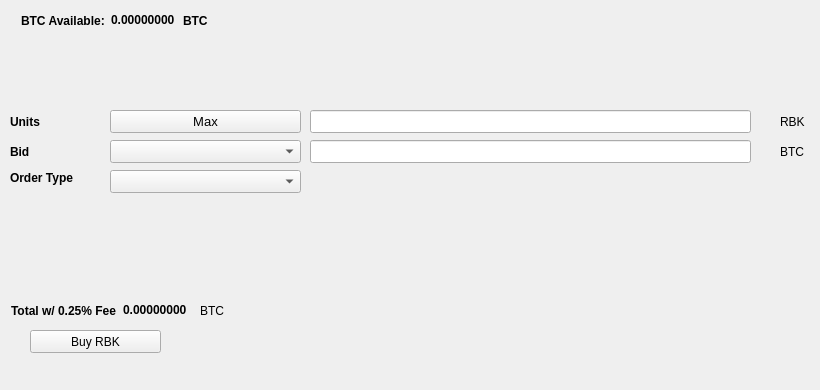
   <widget class="QWidget" name="BuyTab">
    <attribute name="title">
     <string>Buy</string>
    </attribute>
    <widget class="QPushButton" name="BuyRBK">
     <property name="geometry">
      <rect>
       <x>30</x>
       <y>330</y>
       <width>131</width>
       <height>23</height>
      </rect>
     </property>
     <property name="text">
      <string>Buy RBK</string>
     </property>
     <property name="icon">
      <iconset resource="../rubika.qrc">
       <normaloff>:/icons/bitcoin</normaloff>:/icons/bitcoin</iconset>
     </property>
    </widget>
    <widget class="QLabel" name="label_3">
     <property name="geometry">
      <rect>
       <x>10</x>
       <y>110</y>
       <width>46</width>
       <height>23</height>
      </rect>
     </property>
     <property name="font">
      <font>
       <weight>75</weight>
       <bold>true</bold>
      </font>
     </property>
     <property name="text">
      <string>Units</string>
     </property>
    </widget>
    <widget class="QLineEdit" name="UnitsInput">
     <property name="geometry">
      <rect>
       <x>310</x>
       <y>110</y>
       <width>441</width>
       <height>23</height>
      </rect>
     </property>
     <property name="font">
      <font>
       <pointsize>9</pointsize>
       <weight>75</weight>
       <bold>true</bold>
      </font>
     </property>
    </widget>
    <widget class="QLineEdit" name="BuyBidPriceEdit">
     <property name="geometry">
      <rect>
       <x>310</x>
       <y>140</y>
       <width>441</width>
       <height>23</height>
      </rect>
     </property>
     <property name="font">
      <font>
       <pointsize>9</pointsize>
       <weight>75</weight>
       <bold>true</bold>
      </font>
     </property>
    </widget>
    <widget class="QLabel" name="label_4">
     <property name="geometry">
      <rect>
       <x>780</x>
       <y>110</y>
       <width>31</width>
       <height>23</height>
      </rect>
     </property>
     <property name="text">
      <string>RBK</string>
     </property>
    </widget>
    <widget class="QLabel" name="label_5">
     <property name="geometry">
      <rect>
       <x>780</x>
       <y>140</y>
       <width>31</width>
       <height>23</height>
      </rect>
     </property>
     <property name="text">
      <string>BTC</string>
     </property>
    </widget>
    <widget class="QLabel" name="label_6">
     <property name="geometry">
      <rect>
       <x>10</x>
       <y>140</y>
       <width>46</width>
       <height>23</height>
      </rect>
     </property>
     <property name="font">
      <font>
       <weight>75</weight>
       <bold>true</bold>
      </font>
     </property>
     <property name="text">
      <string>Bid</string>
     </property>
    </widget>
    <widget class="QLabel" name="label_7">
     <property name="geometry">
      <rect>
       <x>10</x>
       <y>170</y>
       <width>91</width>
       <height>16</height>
      </rect>
     </property>
     <property name="font">
      <font>
       <weight>75</weight>
       <bold>true</bold>
      </font>
     </property>
     <property name="text">
      <string>Order Type</string>
     </property>
    </widget>
    <widget class="QPushButton" name="Buy_Max_Amount">
     <property name="geometry">
      <rect>
       <x>110</x>
       <y>110</y>
       <width>191</width>
       <height>23</height>
      </rect>
     </property>
     <property name="font">
      <font>
       <pointsize>10</pointsize>
      </font>
     </property>
     <property name="text">
      <string>Max</string>
     </property>
    </widget>
    <widget class="QComboBox" name="BuyBidcomboBox">
     <property name="geometry">
      <rect>
       <x>110</x>
       <y>140</y>
       <width>191</width>
       <height>23</height>
      </rect>
     </property>
     <property name="font">
      <font>
       <pointsize>10</pointsize>
      </font>
     </property>
    </widget>
    <widget class="QComboBox" name="buyOrdertypeCombo">
     <property name="geometry">
      <rect>
       <x>110</x>
       <y>170</y>
       <width>191</width>
       <height>23</height>
      </rect>
     </property>
     <property name="font">
      <font>
       <pointsize>10</pointsize>
      </font>
     </property>
    </widget>
    <widget class="QWidget" name="layoutWidget1">
     <property name="geometry">
      <rect>
       <x>21</x>
       <y>11</y>
       <width>227</width>
       <height>19</height>
      </rect>
     </property>
     <layout class="QHBoxLayout" name="horizontalLayout_3">
      <item>
       <widget class="QLabel" name="label232">
        <property name="font">
         <font>
          <weight>75</weight>
          <bold>true</bold>
         </font>
        </property>
        <property name="text">
         <string>BTC Available:</string>
        </property>
       </widget>
      </item>
      <item>
       <widget class="QLabel" name="BtcAvailableLbl">
        <property name="palette">
         <palette>
          <active>
           <colorrole role="WindowText">
            <brush brushstyle="SolidPattern">
             <color alpha="255">
              <red>0</red>
              <green>0</green>
              <blue>0</blue>
             </color>
            </brush>
           </colorrole>
           <colorrole role="Button">
            <brush brushstyle="SolidPattern">
             <color alpha="255">
              <red>0</red>
              <green>170</green>
              <blue>0</blue>
             </color>
            </brush>
           </colorrole>
           <colorrole role="Light">
            <brush brushstyle="SolidPattern">
             <color alpha="255">
              <red>0</red>
              <green>255</green>
              <blue>0</blue>
             </color>
            </brush>
           </colorrole>
           <colorrole role="Midlight">
            <brush brushstyle="SolidPattern">
             <color alpha="255">
              <red>0</red>
              <green>212</green>
              <blue>0</blue>
             </color>
            </brush>
           </colorrole>
           <colorrole role="Dark">
            <brush brushstyle="SolidPattern">
             <color alpha="255">
              <red>0</red>
              <green>85</green>
              <blue>0</blue>
             </color>
            </brush>
           </colorrole>
           <colorrole role="Mid">
            <brush brushstyle="SolidPattern">
             <color alpha="255">
              <red>0</red>
              <green>113</green>
              <blue>0</blue>
             </color>
            </brush>
           </colorrole>
           <colorrole role="Text">
            <brush brushstyle="SolidPattern">
             <color alpha="255">
              <red>0</red>
              <green>170</green>
              <blue>0</blue>
             </color>
            </brush>
           </colorrole>
           <colorrole role="BrightText">
            <brush brushstyle="SolidPattern">
             <color alpha="255">
              <red>255</red>
              <green>255</green>
              <blue>255</blue>
             </color>
            </brush>
           </colorrole>
           <colorrole role="ButtonText">
            <brush brushstyle="SolidPattern">
             <color alpha="255">
              <red>0</red>
              <green>0</green>
              <blue>0</blue>
             </color>
            </brush>
           </colorrole>
           <colorrole role="Base">
            <brush brushstyle="SolidPattern">
             <color alpha="255">
              <red>255</red>
              <green>255</green>
              <blue>255</blue>
             </color>
            </brush>
           </colorrole>
           <colorrole role="Window">
            <brush brushstyle="SolidPattern">
             <color alpha="255">
              <red>0</red>
              <green>170</green>
              <blue>0</blue>
             </color>
            </brush>
           </colorrole>
           <colorrole role="Shadow">
            <brush brushstyle="SolidPattern">
             <color alpha="255">
              <red>0</red>
              <green>0</green>
              <blue>0</blue>
             </color>
            </brush>
           </colorrole>
           <colorrole role="AlternateBase">
            <brush brushstyle="SolidPattern">
             <color alpha="255">
              <red>127</red>
              <green>212</green>
              <blue>127</blue>
             </color>
            </brush>
           </colorrole>
           <colorrole role="ToolTipBase">
            <brush brushstyle="SolidPattern">
             <color alpha="255">
              <red>255</red>
              <green>255</green>
              <blue>220</blue>
             </color>
            </brush>
           </colorrole>
           <colorrole role="ToolTipText">
            <brush brushstyle="SolidPattern">
             <color alpha="255">
              <red>0</red>
              <green>0</green>
              <blue>0</blue>
             </color>
            </brush>
           </colorrole>
          </active>
          <inactive>
           <colorrole role="WindowText">
            <brush brushstyle="SolidPattern">
             <color alpha="255">
              <red>0</red>
              <green>0</green>
              <blue>0</blue>
             </color>
            </brush>
           </colorrole>
           <colorrole role="Button">
            <brush brushstyle="SolidPattern">
             <color alpha="255">
              <red>0</red>
              <green>170</green>
              <blue>0</blue>
             </color>
            </brush>
           </colorrole>
           <colorrole role="Light">
            <brush brushstyle="SolidPattern">
             <color alpha="255">
              <red>0</red>
              <green>255</green>
              <blue>0</blue>
             </color>
            </brush>
           </colorrole>
           <colorrole role="Midlight">
            <brush brushstyle="SolidPattern">
             <color alpha="255">
              <red>0</red>
              <green>212</green>
              <blue>0</blue>
             </color>
            </brush>
           </colorrole>
           <colorrole role="Dark">
            <brush brushstyle="SolidPattern">
             <color alpha="255">
              <red>0</red>
              <green>85</green>
              <blue>0</blue>
             </color>
            </brush>
           </colorrole>
           <colorrole role="Mid">
            <brush brushstyle="SolidPattern">
             <color alpha="255">
              <red>0</red>
              <green>113</green>
              <blue>0</blue>
             </color>
            </brush>
           </colorrole>
           <colorrole role="Text">
            <brush brushstyle="SolidPattern">
             <color alpha="255">
              <red>0</red>
              <green>170</green>
              <blue>0</blue>
             </color>
            </brush>
           </colorrole>
           <colorrole role="BrightText">
            <brush brushstyle="SolidPattern">
             <color alpha="255">
              <red>255</red>
              <green>255</green>
              <blue>255</blue>
             </color>
            </brush>
           </colorrole>
           <colorrole role="ButtonText">
            <brush brushstyle="SolidPattern">
             <color alpha="255">
              <red>0</red>
              <green>0</green>
              <blue>0</blue>
             </color>
            </brush>
           </colorrole>
           <colorrole role="Base">
            <brush brushstyle="SolidPattern">
             <color alpha="255">
              <red>255</red>
              <green>255</green>
              <blue>255</blue>
             </color>
            </brush>
           </colorrole>
           <colorrole role="Window">
            <brush brushstyle="SolidPattern">
             <color alpha="255">
              <red>0</red>
              <green>170</green>
              <blue>0</blue>
             </color>
            </brush>
           </colorrole>
           <colorrole role="Shadow">
            <brush brushstyle="SolidPattern">
             <color alpha="255">
              <red>0</red>
              <green>0</green>
              <blue>0</blue>
             </color>
            </brush>
           </colorrole>
           <colorrole role="AlternateBase">
            <brush brushstyle="SolidPattern">
             <color alpha="255">
              <red>127</red>
              <green>212</green>
              <blue>127</blue>
             </color>
            </brush>
           </colorrole>
           <colorrole role="ToolTipBase">
            <brush brushstyle="SolidPattern">
             <color alpha="255">
              <red>255</red>
              <green>255</green>
              <blue>220</blue>
             </color>
            </brush>
           </colorrole>
           <colorrole role="ToolTipText">
            <brush brushstyle="SolidPattern">
             <color alpha="255">
              <red>0</red>
              <green>0</green>
              <blue>0</blue>
             </color>
            </brush>
           </colorrole>
          </inactive>
          <disabled>
           <colorrole role="WindowText">
            <brush brushstyle="SolidPattern">
             <color alpha="255">
              <red>0</red>
              <green>85</green>
              <blue>0</blue>
             </color>
            </brush>
           </colorrole>
           <colorrole role="Button">
            <brush brushstyle="SolidPattern">
             <color alpha="255">
              <red>0</red>
              <green>170</green>
              <blue>0</blue>
             </color>
            </brush>
           </colorrole>
           <colorrole role="Light">
            <brush brushstyle="SolidPattern">
             <color alpha="255">
              <red>0</red>
              <green>255</green>
              <blue>0</blue>
             </color>
            </brush>
           </colorrole>
           <colorrole role="Midlight">
            <brush brushstyle="SolidPattern">
             <color alpha="255">
              <red>0</red>
              <green>212</green>
              <blue>0</blue>
             </color>
            </brush>
           </colorrole>
           <colorrole role="Dark">
            <brush brushstyle="SolidPattern">
             <color alpha="255">
              <red>0</red>
              <green>85</green>
              <blue>0</blue>
             </color>
            </brush>
           </colorrole>
           <colorrole role="Mid">
            <brush brushstyle="SolidPattern">
             <color alpha="255">
              <red>0</red>
              <green>113</green>
              <blue>0</blue>
             </color>
            </brush>
           </colorrole>
           <colorrole role="Text">
            <brush brushstyle="SolidPattern">
             <color alpha="255">
              <red>0</red>
              <green>85</green>
              <blue>0</blue>
             </color>
            </brush>
           </colorrole>
           <colorrole role="BrightText">
            <brush brushstyle="SolidPattern">
             <color alpha="255">
              <red>255</red>
              <green>255</green>
              <blue>255</blue>
             </color>
            </brush>
           </colorrole>
           <colorrole role="ButtonText">
            <brush brushstyle="SolidPattern">
             <color alpha="255">
              <red>0</red>
              <green>85</green>
              <blue>0</blue>
             </color>
            </brush>
           </colorrole>
           <colorrole role="Base">
            <brush brushstyle="SolidPattern">
             <color alpha="255">
              <red>0</red>
              <green>170</green>
              <blue>0</blue>
             </color>
            </brush>
           </colorrole>
           <colorrole role="Window">
            <brush brushstyle="SolidPattern">
             <color alpha="255">
              <red>0</red>
              <green>170</green>
              <blue>0</blue>
             </color>
            </brush>
           </colorrole>
           <colorrole role="Shadow">
            <brush brushstyle="SolidPattern">
             <color alpha="255">
              <red>0</red>
              <green>0</green>
              <blue>0</blue>
             </color>
            </brush>
           </colorrole>
           <colorrole role="AlternateBase">
            <brush brushstyle="SolidPattern">
             <color alpha="255">
              <red>0</red>
              <green>170</green>
              <blue>0</blue>
             </color>
            </brush>
           </colorrole>
           <colorrole role="ToolTipBase">
            <brush brushstyle="SolidPattern">
             <color alpha="255">
              <red>255</red>
              <green>255</green>
              <blue>220</blue>
             </color>
            </brush>
           </colorrole>
           <colorrole role="ToolTipText">
            <brush brushstyle="SolidPattern">
             <color alpha="255">
              <red>0</red>
              <green>0</green>
              <blue>0</blue>
             </color>
            </brush>
           </colorrole>
          </disabled>
         </palette>
        </property>
        <property name="font">
         <font>
          <weight>75</weight>
          <bold>true</bold>
         </font>
        </property>
        <property name="text">
         <string>0.00000000</string>
        </property>
        <property name="textInteractionFlags">
         <set>Qt::LinksAccessibleByMouse|Qt::TextSelectableByKeyboard|Qt::TextSelectableByMouse</set>
        </property>
       </widget>
      </item>
      <item>
       <widget class="QLabel" name="BtcAvailableLbl_2">
        <property name="font">
         <font>
          <weight>75</weight>
          <bold>true</bold>
         </font>
        </property>
        <property name="text">
         <string>BTC</string>
        </property>
       </widget>
      </item>
     </layout>
    </widget>
    <widget class="QWidget" name="layoutWidge2">
     <property name="geometry">
      <rect>
       <x>11</x>
       <y>301</y>
       <width>259</width>
       <height>19</height>
      </rect>
     </property>
     <layout class="QHBoxLayout" name="horizontalLayout_4">
      <item>
       <widget class="QLabel" name="label_9">
        <property name="font">
         <font>
          <weight>75</weight>
          <bold>true</bold>
         </font>
        </property>
        <property name="text">
         <string>Total w/ 0.25% Fee</string>
        </property>
       </widget>
      </item>
      <item>
       <widget class="QLabel" name="BuyCostLabel">
        <property name="palette">
         <palette>
          <active>
           <colorrole role="WindowText">
            <brush brushstyle="SolidPattern">
             <color alpha="255">
              <red>0</red>
              <green>0</green>
              <blue>0</blue>
             </color>
            </brush>
           </colorrole>
           <colorrole role="Button">
            <brush brushstyle="SolidPattern">
             <color alpha="255">
              <red>0</red>
              <green>170</green>
              <blue>0</blue>
             </color>
            </brush>
           </colorrole>
           <colorrole role="Light">
            <brush brushstyle="SolidPattern">
             <color alpha="255">
              <red>0</red>
              <green>255</green>
              <blue>0</blue>
             </color>
            </brush>
           </colorrole>
           <colorrole role="Midlight">
            <brush brushstyle="SolidPattern">
             <color alpha="255">
              <red>0</red>
              <green>212</green>
              <blue>0</blue>
             </color>
            </brush>
           </colorrole>
           <colorrole role="Dark">
            <brush brushstyle="SolidPattern">
             <color alpha="255">
              <red>0</red>
              <green>85</green>
              <blue>0</blue>
             </color>
            </brush>
           </colorrole>
           <colorrole role="Mid">
            <brush brushstyle="SolidPattern">
             <color alpha="255">
              <red>0</red>
              <green>113</green>
              <blue>0</blue>
             </color>
            </brush>
           </colorrole>
           <colorrole role="Text">
            <brush brushstyle="SolidPattern">
             <color alpha="255">
              <red>0</red>
              <green>170</green>
              <blue>0</blue>
             </color>
            </brush>
           </colorrole>
           <colorrole role="BrightText">
            <brush brushstyle="SolidPattern">
             <color alpha="255">
              <red>255</red>
              <green>255</green>
              <blue>255</blue>
             </color>
            </brush>
           </colorrole>
           <colorrole role="ButtonText">
            <brush brushstyle="SolidPattern">
             <color alpha="255">
              <red>0</red>
              <green>0</green>
              <blue>0</blue>
             </color>
            </brush>
           </colorrole>
           <colorrole role="Base">
            <brush brushstyle="SolidPattern">
             <color alpha="255">
              <red>255</red>
              <green>255</green>
              <blue>255</blue>
             </color>
            </brush>
           </colorrole>
           <colorrole role="Window">
            <brush brushstyle="SolidPattern">
             <color alpha="255">
              <red>0</red>
              <green>170</green>
              <blue>0</blue>
             </color>
            </brush>
           </colorrole>
           <colorrole role="Shadow">
            <brush brushstyle="SolidPattern">
             <color alpha="255">
              <red>0</red>
              <green>0</green>
              <blue>0</blue>
             </color>
            </brush>
           </colorrole>
           <colorrole role="AlternateBase">
            <brush brushstyle="SolidPattern">
             <color alpha="255">
              <red>127</red>
              <green>212</green>
              <blue>127</blue>
             </color>
            </brush>
           </colorrole>
           <colorrole role="ToolTipBase">
            <brush brushstyle="SolidPattern">
             <color alpha="255">
              <red>255</red>
              <green>255</green>
              <blue>220</blue>
             </color>
            </brush>
           </colorrole>
           <colorrole role="ToolTipText">
            <brush brushstyle="SolidPattern">
             <color alpha="255">
              <red>0</red>
              <green>0</green>
              <blue>0</blue>
             </color>
            </brush>
           </colorrole>
          </active>
          <inactive>
           <colorrole role="WindowText">
            <brush brushstyle="SolidPattern">
             <color alpha="255">
              <red>0</red>
              <green>0</green>
              <blue>0</blue>
             </color>
            </brush>
           </colorrole>
           <colorrole role="Button">
            <brush brushstyle="SolidPattern">
             <color alpha="255">
              <red>0</red>
              <green>170</green>
              <blue>0</blue>
             </color>
            </brush>
           </colorrole>
           <colorrole role="Light">
            <brush brushstyle="SolidPattern">
             <color alpha="255">
              <red>0</red>
              <green>255</green>
              <blue>0</blue>
             </color>
            </brush>
           </colorrole>
           <colorrole role="Midlight">
            <brush brushstyle="SolidPattern">
             <color alpha="255">
              <red>0</red>
              <green>212</green>
              <blue>0</blue>
             </color>
            </brush>
           </colorrole>
           <colorrole role="Dark">
            <brush brushstyle="SolidPattern">
             <color alpha="255">
              <red>0</red>
              <green>85</green>
              <blue>0</blue>
             </color>
            </brush>
           </colorrole>
           <colorrole role="Mid">
            <brush brushstyle="SolidPattern">
             <color alpha="255">
              <red>0</red>
              <green>113</green>
              <blue>0</blue>
             </color>
            </brush>
           </colorrole>
           <colorrole role="Text">
            <brush brushstyle="SolidPattern">
             <color alpha="255">
              <red>0</red>
              <green>170</green>
              <blue>0</blue>
             </color>
            </brush>
           </colorrole>
           <colorrole role="BrightText">
            <brush brushstyle="SolidPattern">
             <color alpha="255">
              <red>255</red>
              <green>255</green>
              <blue>255</blue>
             </color>
            </brush>
           </colorrole>
           <colorrole role="ButtonText">
            <brush brushstyle="SolidPattern">
             <color alpha="255">
              <red>0</red>
              <green>0</green>
              <blue>0</blue>
             </color>
            </brush>
           </colorrole>
           <colorrole role="Base">
            <brush brushstyle="SolidPattern">
             <color alpha="255">
              <red>255</red>
              <green>255</green>
              <blue>255</blue>
             </color>
            </brush>
           </colorrole>
           <colorrole role="Window">
            <brush brushstyle="SolidPattern">
             <color alpha="255">
              <red>0</red>
              <green>170</green>
              <blue>0</blue>
             </color>
            </brush>
           </colorrole>
           <colorrole role="Shadow">
            <brush brushstyle="SolidPattern">
             <color alpha="255">
              <red>0</red>
              <green>0</green>
              <blue>0</blue>
             </color>
            </brush>
           </colorrole>
           <colorrole role="AlternateBase">
            <brush brushstyle="SolidPattern">
             <color alpha="255">
              <red>127</red>
              <green>212</green>
              <blue>127</blue>
             </color>
            </brush>
           </colorrole>
           <colorrole role="ToolTipBase">
            <brush brushstyle="SolidPattern">
             <color alpha="255">
              <red>255</red>
              <green>255</green>
              <blue>220</blue>
             </color>
            </brush>
           </colorrole>
           <colorrole role="ToolTipText">
            <brush brushstyle="SolidPattern">
             <color alpha="255">
              <red>0</red>
              <green>0</green>
              <blue>0</blue>
             </color>
            </brush>
           </colorrole>
          </inactive>
          <disabled>
           <colorrole role="WindowText">
            <brush brushstyle="SolidPattern">
             <color alpha="255">
              <red>0</red>
              <green>85</green>
              <blue>0</blue>
             </color>
            </brush>
           </colorrole>
           <colorrole role="Button">
            <brush brushstyle="SolidPattern">
             <color alpha="255">
              <red>0</red>
              <green>170</green>
              <blue>0</blue>
             </color>
            </brush>
           </colorrole>
           <colorrole role="Light">
            <brush brushstyle="SolidPattern">
             <color alpha="255">
              <red>0</red>
              <green>255</green>
              <blue>0</blue>
             </color>
            </brush>
           </colorrole>
           <colorrole role="Midlight">
            <brush brushstyle="SolidPattern">
             <color alpha="255">
              <red>0</red>
              <green>212</green>
              <blue>0</blue>
             </color>
            </brush>
           </colorrole>
           <colorrole role="Dark">
            <brush brushstyle="SolidPattern">
             <color alpha="255">
              <red>0</red>
              <green>85</green>
              <blue>0</blue>
             </color>
            </brush>
           </colorrole>
           <colorrole role="Mid">
            <brush brushstyle="SolidPattern">
             <color alpha="255">
              <red>0</red>
              <green>113</green>
              <blue>0</blue>
             </color>
            </brush>
           </colorrole>
           <colorrole role="Text">
            <brush brushstyle="SolidPattern">
             <color alpha="255">
              <red>0</red>
              <green>85</green>
              <blue>0</blue>
             </color>
            </brush>
           </colorrole>
           <colorrole role="BrightText">
            <brush brushstyle="SolidPattern">
             <color alpha="255">
              <red>255</red>
              <green>255</green>
              <blue>255</blue>
             </color>
            </brush>
           </colorrole>
           <colorrole role="ButtonText">
            <brush brushstyle="SolidPattern">
             <color alpha="255">
              <red>0</red>
              <green>85</green>
              <blue>0</blue>
             </color>
            </brush>
           </colorrole>
           <colorrole role="Base">
            <brush brushstyle="SolidPattern">
             <color alpha="255">
              <red>0</red>
              <green>170</green>
              <blue>0</blue>
             </color>
            </brush>
           </colorrole>
           <colorrole role="Window">
            <brush brushstyle="SolidPattern">
             <color alpha="255">
              <red>0</red>
              <green>170</green>
              <blue>0</blue>
             </color>
            </brush>
           </colorrole>
           <colorrole role="Shadow">
            <brush brushstyle="SolidPattern">
             <color alpha="255">
              <red>0</red>
              <green>0</green>
              <blue>0</blue>
             </color>
            </brush>
           </colorrole>
           <colorrole role="AlternateBase">
            <brush brushstyle="SolidPattern">
             <color alpha="255">
              <red>0</red>
              <green>170</green>
              <blue>0</blue>
             </color>
            </brush>
           </colorrole>
           <colorrole role="ToolTipBase">
            <brush brushstyle="SolidPattern">
             <color alpha="255">
              <red>255</red>
              <green>255</green>
              <blue>220</blue>
             </color>
            </brush>
           </colorrole>
           <colorrole role="ToolTipText">
            <brush brushstyle="SolidPattern">
             <color alpha="255">
              <red>0</red>
              <green>0</green>
              <blue>0</blue>
             </color>
            </brush>
           </colorrole>
          </disabled>
         </palette>
        </property>
        <property name="font">
         <font>
          <weight>75</weight>
          <bold>true</bold>
         </font>
        </property>
        <property name="autoFillBackground">
         <bool>false</bool>
        </property>
        <property name="text">
         <string>0.00000000</string>
        </property>
        <property name="textInteractionFlags">
         <set>Qt::LinksAccessibleByMouse|Qt::TextSelectableByMouse</set>
        </property>
       </widget>
      </item>
      <item>
       <widget class="QLabel" name="label_10">
        <property name="font">
         <font>
          <weight>50</weight>
          <bold>false</bold>
         </font>
        </property>
        <property name="text">
         <string>BTC</string>
        </property>
       </widget>
      </item>
     </layout>
    </widget>
    <widget class="QLabel" name="label_24">
     <property name="geometry">
      <rect>
       <x>460</x>
       <y>300</y>
       <width>281</width>
       <height>81</height>
      </rect>
     </property>
     <property name="text">
      <string/>
     </property>
     <property name="pixmap">
      <pixmap>:/images/bittrex</pixmap>
     </property>
    </widget>
   </widget>
